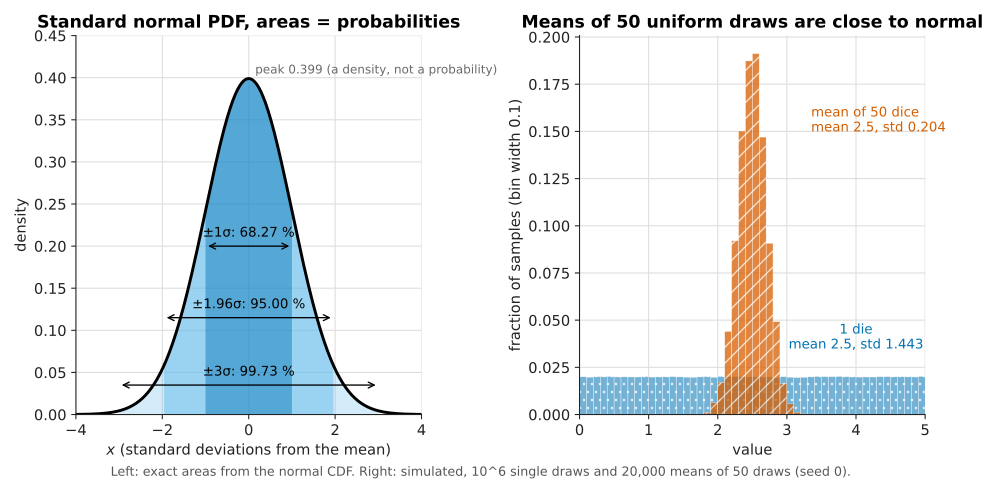

This chart was generated by the following Python code:
"""Figure for the MIT 6.0002 lecture 7 article (create-plot skill).

Left: standard normal PDF with the 1, 1.96 and 3 standard-deviation bands shaded.
Right: central limit theorem with a continuous die on [0, 5): one die versus the mean of 50 dice.
Run: python3 -I confidence-intervals-normal-and-clt.py
"""
import math
import os
import sys

import numpy as np

sys.path.insert(0, os.path.expanduser("~/.claude/skills/create-plot"))
import plotstyle as ps  # noqa: E402

ps.apply()
fig, (ax1, ax2) = ps.figure(ncols=2, width_ratios=(1, 1))

# Left panel: normal PDF and empirical-rule bands
x = np.linspace(-4, 4, 801)
pdf = np.exp(-x ** 2 / 2) / math.sqrt(2 * math.pi)
bands = [(3, "sky", 0.25), (1.96, "sky", 0.45), (1, "blue", 0.45)]
for k, name, a in bands:
    m = np.abs(x) <= k
    ax1.fill_between(x[m], 0, pdf[m], color=ps.color(name), alpha=a, linewidth=0)
ax1.plot(x, pdf, color="black")
for k, txt, y in [(1, "±1σ: 68.27 %", 0.20), (1.96, "±1.96σ: 95.00 %", 0.115), (3, "±3σ: 99.73 %", 0.035)]:
    ax1.annotate("", xy=(-k, y), xytext=(k, y), arrowprops=dict(arrowstyle="<->", color="black", lw=1))
    ax1.text(0, y + 0.008, txt, ha="center", va="bottom", fontsize=10)
ax1.text(0.15, 0.405, "peak 0.399 (a density, not a probability)", ha="left", fontsize=9, color="dimgray")
ax1.set(xlim=(-4, 4), ylim=(0, 0.45), xlabel="$x$ (standard deviations from the mean)",
        ylabel="density", title="Standard normal PDF, areas = probabilities")

# Right panel: CLT with continuous dice
rng = np.random.default_rng(0)
one = rng.random(1_000_000) * 5
fifty = (rng.random((20_000, 50)) * 5).mean(axis=1)
bins = np.linspace(0, 5, 51)
ax2.hist(one, bins=bins, weights=np.full(one.size, 1 / one.size), color=ps.color(0),
         alpha=0.55, hatch="..", edgecolor="white", linewidth=0.3)
ax2.hist(fifty, bins=bins, weights=np.full(fifty.size, 1 / fifty.size), color=ps.color(1),
         alpha=0.75, hatch="//", edgecolor="white", linewidth=0.3)
ax2.text(4.0, 0.035, "1 die\nmean 2.5, std 1.443", ha="center", fontsize=10, color=ps.color(0))
ax2.text(3.35, 0.15, "mean of 50 dice\nmean 2.5, std 0.204", ha="left", fontsize=10, color=ps.color(1))
ax2.set(xlim=(0, 5), xlabel="value", ylabel="fraction of samples (bin width 0.1)",
        title="Means of 50 uniform draws are close to normal")

ps.caption(fig, "Left: exact areas from the normal CDF. Right: simulated, 10^6 single draws and 20,000 means of 50 draws (seed 0).")
ps.save(fig, __file__)
